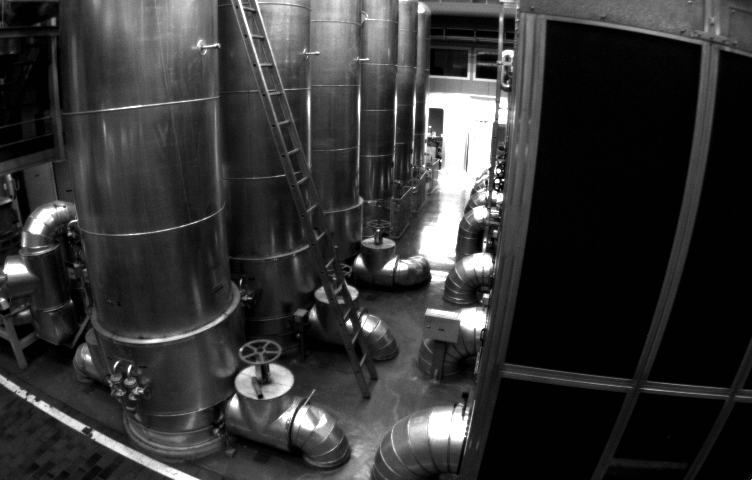
//> input picture code/test.png, 752 x 480 px
$ ./triangulation ../code/test.png ../code/disparity.png   (built with g++ and OpenCV 4)
//> lines starting //> are read from the running program, lines starting //| are printed output that depends on the picture; after the words box and inside, x2 and y2 are one past the last pixel; in counts of white or black regions, pixels touching at a corner belong together
#include <iostream>
#include <opencv2/opencv.hpp>
// #include "extra.h" // used in opencv2
using namespace std;
using namespace cv;

void find_feature_matches(
  const Mat &img_1, const Mat &img_2,
  std::vector<KeyPoint> &keypoints_1,
  std::vector<KeyPoint> &keypoints_2,
  std::vector<DMatch> &matches);

void pose_estimation_2d2d(
  const std::vector<KeyPoint> &keypoints_1,
  const std::vector<KeyPoint> &keypoints_2,
  const std::vector<DMatch> &matches,
  Mat &R, Mat &t);

void triangulation(
  const vector<KeyPoint> &keypoint_1,
  const vector<KeyPoint> &keypoint_2,
  const std::vector<DMatch> &matches,
  const Mat &R, const Mat &t,
  vector<Point3d> &points
);

/// 作图用
inline cv::Scalar get_color(float depth) {
  float up_th = 50, low_th = 10, th_range = up_th - low_th;
  if (depth > up_th) depth = up_th;
  if (depth < low_th) depth = low_th;
  return cv::Scalar(255 * depth / th_range, 0, 255 * (1 - depth / th_range));
}

// 像素坐标转相机归一化坐标
Point2f pixel2cam(const Point2d &p, const Mat &K);

int main(int argc, char **argv) {
  if (argc != 3) {
    cout << "usage: triangulation img1 img2" << endl;
    return 1;
  }
  //-- 读取图像
  Mat img_1 = imread(argv[1], CV_LOAD_IMAGE_COLOR);
//> img_1 is the input picture: 480 rows x 752 cols, CV_8UC3; min 1, max 255, mean 52.6
  Mat img_2 = imread(argv[2], CV_LOAD_IMAGE_COLOR);
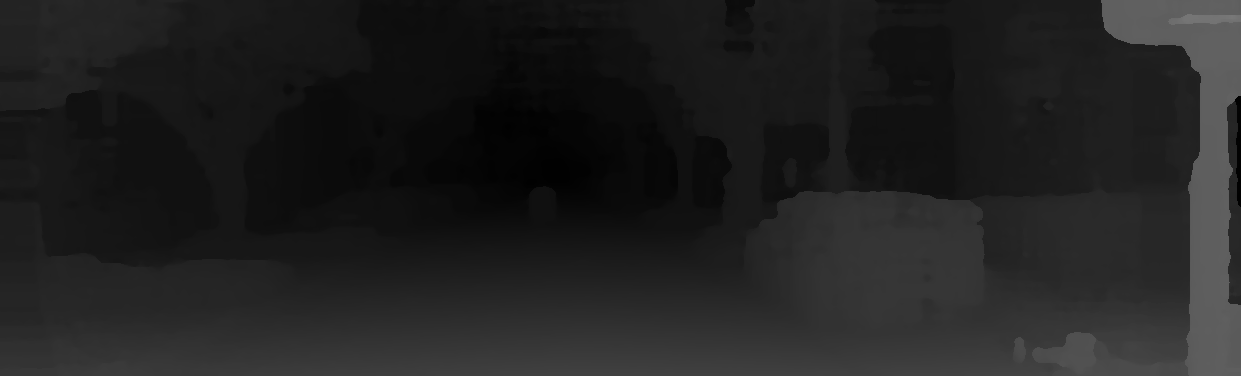
//> input picture code/disparity.png, 1241 x 376 px
//> img_2 is the input picture: 376 rows x 1241 cols, CV_8UC3; min 1, max 120, mean 32.9

  vector<KeyPoint> keypoints_1, keypoints_2;
  vector<DMatch> matches;
  find_feature_matches(img_1, img_2, keypoints_1, keypoints_2, matches);
  cout << "一共找到了" << matches.size() << "组匹配点" << endl;

  //-- 估计两张图像间运动
  Mat R, t;
  pose_estimation_2d2d(keypoints_1, keypoints_2, matches, R, t);

  //-- 三角化
  vector<Point3d> points;
  triangulation(keypoints_1, keypoints_2, matches, R, t, points);

  //-- 验证三角化点与特征点的重投影关系
  Mat K = (Mat_<double>(3, 3) << 520.9, 0, 325.1, 0, 521.0, 249.7, 0, 0, 1);
  Mat img1_plot = img_1.clone();
  Mat img2_plot = img_2.clone();
  for (int i = 0; i < matches.size(); i++) {
    // 第一个图
    float depth1 = points[i].z;
    cout << "depth: " << depth1 << endl;
    // 将像素点转换到相机归一化平面上;[X/Z,Y/Z];
    Point2d pt1_cam = pixel2cam(keypoints_1[matches[i].queryIdx].pt, K);
    cv::circle(img1_plot, keypoints_1[matches[i].queryIdx].pt, 2, get_color(depth1), 2);

    // 第二个图  将归一化的点旋转加平移,投影到第二幅图中;
    Mat pt2_trans = R * (Mat_<double>(3, 1) << points[i].x, points[i].y, points[i].z) + t;
    float depth2 = pt2_trans.at<double>(2, 0);
    cv::circle(img2_plot, keypoints_2[matches[i].trainIdx].pt, 2, get_color(depth2), 2);
  }
  cv::imshow("img 1", img1_plot);
  cv::imshow("img 2", img2_plot);
  cv::waitKey();

  return 0;
}

void find_feature_matches(const Mat &img_1, const Mat &img_2,
                          std::vector<KeyPoint> &keypoints_1,
                          std::vector<KeyPoint> &keypoints_2,
                          std::vector<DMatch> &matches) {
  //-- 初始化
  Mat descriptors_1, descriptors_2;
  // used in OpenCV3
  Ptr<FeatureDetector> detector = ORB::create();
  Ptr<DescriptorExtractor> descriptor = ORB::create();
  // use this if you are in OpenCV2
  // Ptr<FeatureDetector> detector = FeatureDetector::create ( "ORB" );
  // Ptr<DescriptorExtractor> descriptor = DescriptorExtractor::create ( "ORB" );
  Ptr<DescriptorMatcher> matcher = DescriptorMatcher::create("BruteForce-Hamming");
  //-- 第一步:检测 Oriented FAST 角点位置
  detector->detect(img_1, keypoints_1);
//> keypoints_1 = 500 keypoints; strongest (x, y, size): (497, 180, 37.2), (498, 170, 37.2), (481, 248, 37.2), (499, 172, 31)
  detector->detect(img_2, keypoints_2);
//> keypoints_2 = 34 keypoints; strongest (x, y, size): (1180, 46, 31), (1191, 65, 31), (1181, 46, 44.6), (1198, 72, 31)

  //-- 第二步:根据角点位置计算 BRIEF 描述子
  descriptor->compute(img_1, keypoints_1, descriptors_1);
  descriptor->compute(img_2, keypoints_2, descriptors_2);

  //-- 第三步:对两幅图像中的BRIEF描述子进行匹配，使用 Hamming 距离
  vector<DMatch> match;
  // BFMatcher matcher ( NORM_HAMMING );
  matcher->match(descriptors_1, descriptors_2, match);
//> match = 500 matches

  //-- 第四步:匹配点对筛选
  double min_dist = 10000, max_dist = 0;

  //找出所有匹配之间的最小距离和最大距离, 即是最相似的和最不相似的两组点之间的距离
  for (int i = 0; i < descriptors_1.rows; i++) {
    double dist = match[i].distance;
    if (dist < min_dist) min_dist = dist;
    if (dist > max_dist) max_dist = dist;
  }
//> this loop made 500 passes
//> (dist, min_dist, max_dist) on pass 1: (96, 96, 96)
//> (dist, min_dist) on passes 2, 16, 67, 258, 274, 332: (78, 78), (62, 62), (54, 54), (51, 51), (47, 47), (42, 42)
//> after the loop, min_dist = 42; max_dist = 121

  printf("-- Max dist : %f \n", max_dist);
//| -- Max dist : 121.000000
  printf("-- Min dist : %f \n", min_dist);
//| -- Min dist : 42.000000

  //当描述子之间的距离大于两倍的最小距离时,即认为匹配有误.但有时候最小距离会非常小,设置一个经验值30作为下限.
  for (int i = 0; i < descriptors_1.rows; i++) {
    if (match[i].distance <= max(2 * min_dist, 30.0)) {
      matches.push_back(match[i]);
    }
  }
//> after the loop, matches = 132 matches
//| 一共找到了132组匹配点
}

void pose_estimation_2d2d(
  const std::vector<KeyPoint> &keypoints_1,
  const std::vector<KeyPoint> &keypoints_2,
  const std::vector<DMatch> &matches,
  Mat &R, Mat &t) {
  // 相机内参,TUM Freiburg2
  Mat K = (Mat_<double>(3, 3) << 520.9, 0, 325.1, 0, 521.0, 249.7, 0, 0, 1);

  //-- 把匹配点转换为vector<Point2f>的形式
  vector<Point2f> points1;
  vector<Point2f> points2;

  for (int i = 0; i < (int) matches.size(); i++) {
    points1.push_back(keypoints_1[matches[i].queryIdx].pt);
    points2.push_back(keypoints_2[matches[i].trainIdx].pt);
  }
//> this loop made 132 passes
//> after the loop, points1 = 132 Points (x, y), first 12: [490, 166], [481, 251], [493, 210], [463, 415], [502, 194], [442, 109], [430, 109], [498, 122], [430, 271], [476, 76], [486, 250], [218, 44]; points2 = 132 Points (x, y), first 12: [1192.8, 163.2], [1193, 163], [1066, 337], [1067, 335], [1067, 335], [1179.6, 45.6], [1067, 335], [1188, 184.3], [1200, 76], [1189.4, 59.04], [1190.4, 64.8], [929, 195]

  //-- 计算本质矩阵
  Point2d principal_point(325.1, 249.7);        //相机主点, TUM dataset标定值
  int focal_length = 521;            //相机焦距, TUM dataset标定值
  Mat essential_matrix;
  essential_matrix = findEssentialMat(points1, points2, focal_length, principal_point);
//> essential_matrix = [[-0.084, -0.238, 0.406], [-0.24, 0.0873, 0.402], [0.159, 0.324, -0.644]]

  //-- 从本质矩阵中恢复旋转和平移信息.
  recoverPose(essential_matrix, points1, points2, R, t, focal_length, principal_point);
//> R = [[-0.999, -0.0149, 0.0332], [-0.0352, 0.627, -0.778], [-0.00921, -0.779, -0.627]]; t = [0.815, 0.0937, 0.572]
}

void triangulation(
  const vector<KeyPoint> &keypoint_1,
  const vector<KeyPoint> &keypoint_2,
  const std::vector<DMatch> &matches,
  const Mat &R, const Mat &t,
  vector<Point3d> &points) {
  Mat T1 = (Mat_<float>(3, 4) <<
    1, 0, 0, 0,
    0, 1, 0, 0,
    0, 0, 1, 0);
  Mat T2 = (Mat_<float>(3, 4) <<
    R.at<double>(0, 0), R.at<double>(0, 1), R.at<double>(0, 2), t.at<double>(0, 0),
    R.at<double>(1, 0), R.at<double>(1, 1), R.at<double>(1, 2), t.at<double>(1, 0),
    R.at<double>(2, 0), R.at<double>(2, 1), R.at<double>(2, 2), t.at<double>(2, 0)
  );
//> T2 = [[-0.999, -0.0149, 0.0332, 0.815], [-0.0352, 0.627, -0.778, 0.0937], [-0.00921, -0.779, -0.627, 0.572]]

  Mat K = (Mat_<double>(3, 3) << 520.9, 0, 325.1, 0, 521.0, 249.7, 0, 0, 1);
  vector<Point2f> pts_1, pts_2;
  for (DMatch m:matches) {
    // 将像素坐标转换至相机坐标
    pts_1.push_back(pixel2cam(keypoint_1[m.queryIdx].pt, K));
    pts_2.push_back(pixel2cam(keypoint_2[m.trainIdx].pt, K));
  }
//> after the loop, pts_1 = 132 Points (x, y), first 12: [0.317, -0.161], [0.299, 0.0025], [0.322, -0.0762], [0.265, 0.317], [0.34, -0.107], [0.224, -0.27], [0.201, -0.27], [0.332, -0.245], [0.201, 0.0409], [0.29, -0.333], [0.309, 0.000576], [-0.206, -0.395]; pts_2 = 132 Points (x, y), first 12: [1.67, -0.166], [1.67, -0.166], [1.42, 0.168], [1.42, 0.164], [1.42, 0.164], [1.64, -0.392], [1.42, 0.164], [1.66, -0.125], [1.68, -0.333], [1.66, -0.366], [1.66, -0.355], [1.16, -0.105]

  Mat pts_4d;
  cv::triangulatePoints(T1, T2, pts_1, pts_2, pts_4d);

  // 转换成非齐次坐标
  for (int i = 0; i < pts_4d.cols; i++) {
    Mat x = pts_4d.col(i);
    x /= x.at<float>(3, 0); // 归一化
    Point3d p(
      x.at<float>(0, 0),
      x.at<float>(1, 0),
      x.at<float>(2, 0)
    );
    points.push_back(p);
  }
//> this loop made 132 passes
//> x on passes 1 to 12: [0.0579, -0.0228, 0.203, 1], [0.0654, -0.0078, 0.202, 1], [-0.000972, 0.000393, -0.00265, 1], [1.62e-05, 6.14e-05, 0.000102, 1], [-6.43e-06, 4.23e-05, 7.71e-05, 1], [0.0672, -0.0817, 0.28, 1], [-2.26e-05, 3.45e-05, 6.54e-05, 1], [0.0471, -0.0241, 0.183, 1], [0.0743, -0.0264, 0.254, 1], [0.0702, -0.0785, 0.274, 1], [0.102, -0.0278, 0.269, 1], [0.0498, -0.105, 0.0707, 1]
//> after the loop, points = 132 Point3s, first 12: [0.0579, -0.0228, 0.203], [0.0654, -0.0078, 0.202], [-0.000972, 0.000393, -0.00265], [1.62e-05, 6.14e-05, 0.000102], [-6.43e-06, 4.23e-05, 7.71e-05], [0.0672, -0.0817, 0.28], [-2.26e-05, 3.45e-05, 6.54e-05], [0.0471, -0.0241, 0.183], [0.0743, -0.0264, 0.254], [0.0702, -0.0785, 0.274], [0.102, -0.0278, 0.269], [0.0498, -0.105, 0.0707]
//> the loop in main, `for (int i = 0; i < matches.size(); i++)` made 132 passes
//> (depth1, pt1_cam, pt2_trans, depth2) on passes 1 to 11: (0.203, Point(0.317, -0.161), [0.764, -0.0804, 0.462], 0.462), (0.202, Point(0.299, 0.0025), [0.756, -0.0708, 0.451], 0.451), (-0.00265, Point(0.322, -0.0762), [0.816, 0.096, 0.574], 0.574), (0.000102, Point(0.265, 0.317), [0.815, 0.0936, 0.572], 0.572), (7.71e-05, Point(0.34, -0.107), [0.815, 0.0936, 0.572], 0.572), (0.28, Point(0.224, -0.27), [0.758, -0.178, 0.46], 0.46), (6.54e-05, Point(0.201, -0.27), [0.815, 0.0936, 0.572], 0.572), (0.183, Point(0.332, -0.245), [0.774, -0.0658, 0.476], 0.476), (0.254, Point(0.201, 0.0409), [0.749, -0.123, 0.433], 0.433), (0.274, Point(0.29, -0.333), [0.755, -0.172, 0.461], 0.461), (0.269, Point(0.309, 0.000576), [0.722, -0.137, 0.424], 0.424)
//| depth: 0.202641
//| depth: 0.202078
//| depth: -0.00264755
//| depth: 0.000102399
//| depth: 7.71088e-05
//| depth: 0.280314
//| depth: 6.54267e-05
//| depth: 0.183321
//> (output is shown up to pass 8 of 132)
//> after the loop in main, `for (int i = 0; i < matches.size(); i++)`:
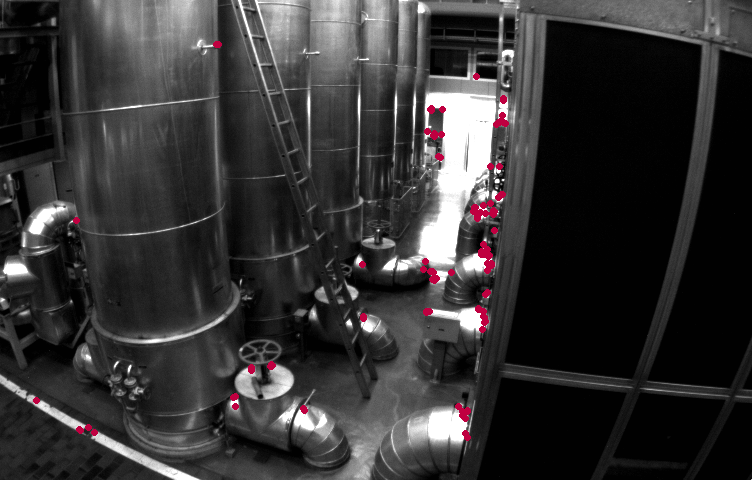
//> img1_plot: 480 rows x 752 cols, CV_8UC3; 0.74% of pixels changed, all inside (x1, y1, x2, y2) = (33, 41, 509, 441)
//> after the loop in main, `for (int i = 0; i < matches.size(); i++)`:
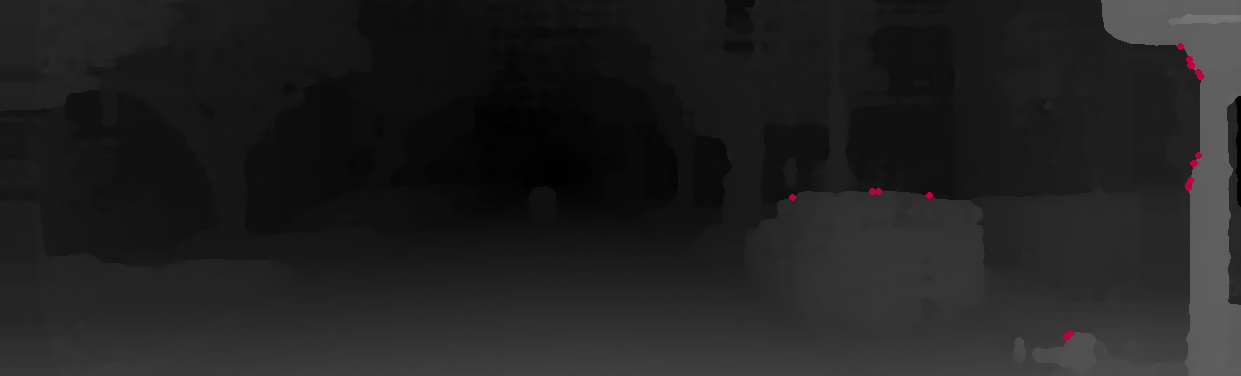
//> img2_plot: 376 rows x 1241 cols, CV_8UC3; 0.12% of pixels changed, all inside (x1, y1, x2, y2) = (789, 43, 1204, 341)
}

Point2f pixel2cam(const Point2d &p, const Mat &K) {
  return Point2f
    (
      (p.x - K.at<double>(0, 2)) / K.at<double>(0, 0),
      (p.y - K.at<double>(1, 2)) / K.at<double>(1, 1)
    );
}
